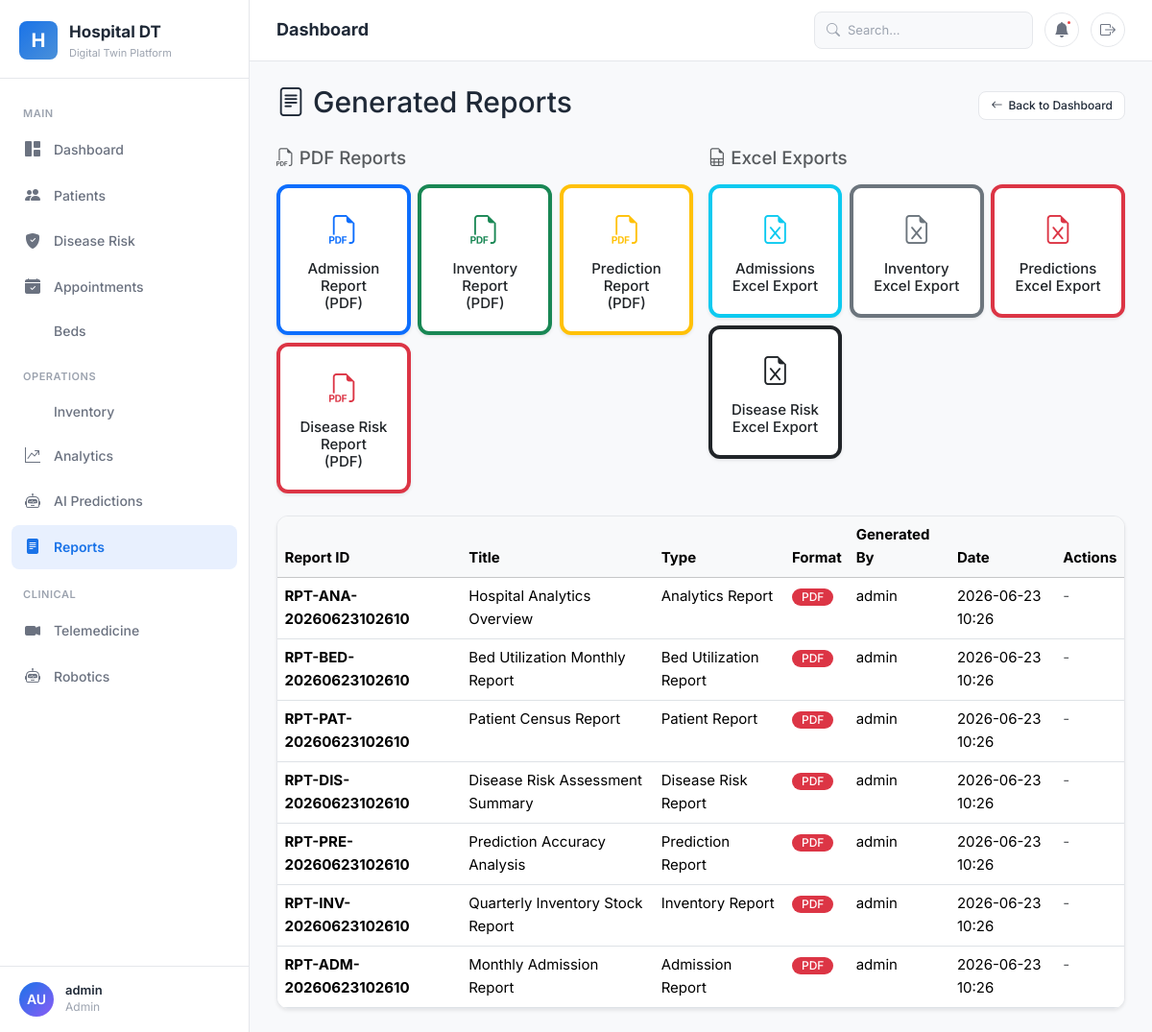
The app's page /reports/ (signed in) with its own data.
### accounts/models.py (models this page shows, shortened)
class UserRole(models.Model):
    ROLE_CHOICES = [
        ('admin', 'Admin'),
        ('staff', 'Staff'),
        ('patient', 'Patient'),
    ]
    user = models.OneToOneField(User, on_delete=models.CASCADE)
    role = models.CharField(max_length=20, choices=ROLE_CHOICES)
    phone = models.CharField(max_length=15, blank=True)
    address = models.TextField(blank=True)
    created_at = models.DateTimeField(auto_now_add=True)

### reports/models.py (models this page shows, shortened)
class Report(models.Model):
    REPORT_TYPE_CHOICES = [
        ('admission', 'Admission Report'),
        ('inventory', 'Inventory Report'),
        ('prediction', 'Prediction Report'),
        ('disease_risk', 'Disease Risk Report'),
        ('patient', 'Patient Report'),
        ('bed_utilization', 'Bed Utilization Report'),
        ('analytics', 'Analytics Report'),
    ]
    report_id = models.CharField(max_length=20, unique=True)
    report_type = models.CharField(max_length=50, choices=REPORT_TYPE_CHOICES)
    title = models.CharField(max_length=200)
    description = models.TextField(blank=True)
    generated_by = models.ForeignKey(User, on_delete=models.SET_NULL, null=True)
    file_path = models.CharField(max_length=500, blank=True)
    format = models.CharField(max_length=10, default='pdf')
    date_range_start = models.DateField(null=True, blank=True)
    date_range_end = models.DateField(null=True, blank=True)
    created_at = models.DateTimeField(auto_now_add=True)
    class Meta:
        ordering = ['-created_at']

### reports/views.py (the view)
# urls.py: path('', views.report_list, name='report_list'),
@admin_required
def report_list(request):
    reports = Report.objects.all()
    return render(request, 'reports/report_list.html', {'reports': reports})

### templates/reports/report_list.html (shortened to what this page needs)
{% extends 'base.html' %}
{% load static %}
{% block content %}
<div class="d-flex justify-content-between align-items-center mb-4">
    <h2><i class="bi bi-file-text"></i> Generated Reports</h2>
    <a href="{% url 'dashboard:home' %}" class="btn btn-outline-secondary btn-sm"><i class="bi bi-arrow-left"></i> Back to Dashboard</a>
</div>
<div class="row g-3 mb-4">
    <div class="col-md-6">
        <h5 class="text-muted mb-3"><i class="bi bi-filetype-pdf"></i> PDF Reports</h5>
        <div class="row g-2">
            <div class="col-md-4">
                <a href="{% url 'reports:generate_admission_report' %}" class="text-decoration-none">
                    <div class="card border-primary border-start border-4 shadow-sm h-100">
                        <div class="card-body text-center">
                            <i class="bi bi-filetype-pdf text-primary" style="font-size: 2rem;"></i>
                            <h6 class="mt-2 mb-0">Admission Report (PDF)</h6>
                        </div>
                    </div>
                </a>
            </div>
            <div class="col-md-4">
                <a href="{% url 'reports:generate_inventory_report' %}" class="text-decoration-none">
                    <div class="card border-success border-start border-4 shadow-sm h-100">
                        <div class="card-body text-center">
                            <i class="bi bi-filetype-pdf text-success" style="font-size: 2rem;"></i>
                            <h6 class="mt-2 mb-0">Inventory Report (PDF)</h6>
                        </div>
                    </div>
                </a>
            </div>
            <div class="col-md-4">
                <a href="{% url 'reports:generate_prediction_report' %}" class="text-decoration-none">
                    <div class="card border-warning border-start border-4 shadow-sm h-100">
                        <div class="card-body text-center">
                            <i class="bi bi-filetype-pdf text-warning" style="font-size: 2rem;"></i>
                            <h6 class="mt-2 mb-0">Prediction Report (PDF)</h6>
                        </div>
                    </div>
                </a>
            </div>
            <div class="col-md-4">
                <a href="{% url 'reports:generate_disease_risk_report' %}" class="text-decoration-none">
                    <div class="card border-danger border-start border-4 shadow-sm h-100">
                        <div class="card-body text-center">
                            <i class="bi bi-filetype-pdf text-danger" style="font-size: 2rem;"></i>
                            <h6 class="mt-2 mb-0">Disease Risk Report (PDF)</h6>
                        </div>
                    </div>
                </a>
            </div>
        </div>
    </div>
    <div class="col-md-6">
        <h5 class="text-muted mb-3"><i class="bi bi-file-earmark-spreadsheet"></i> Excel Exports</h5>
        <div class="row g-2">
            <div class="col-md-4">
                <a href="{% url 'reports:export_admissions_excel' %}" class="text-decoration-none">
                    <div class="card border-info border-start border-4 shadow-sm h-100">
                        <div class="card-body text-center">
                            <i class="bi bi-file-earmark-excel text-info" style="font-size: 2rem;"></i>
                            <h6 class="mt-2 mb-0">Admissions Excel Export</h6>
                        </div>
                    </div>
                </a>
            </div>
            <div class="col-md-4">
                <a href="{% url 'reports:export_inventory_excel' %}" class="text-decoration-none">
                    <div class="card border-secondary border-start border-4 shadow-sm h-100">
                        <div class="card-body text-center">
                            <i class="bi bi-file-earmark-excel text-secondary" style="font-size: 2rem;"></i>
                            <h6 class="mt-2 mb-0">Inventory Excel Export</h6>
                        </div>
                    </div>
                </a>
            </div>
            <div class="col-md-4">
                <a href="{% url 'reports:export_predictions_excel' %}" class="text-decoration-none">
                    <div class="card border-danger border-start border-4 shadow-sm h-100">
                        <div class="card-body text-center">
                            <i class="bi bi-file-earmark-excel text-danger" style="font-size: 2rem;"></i>
                            <h6 class="mt-2 mb-0">Predictions Excel Export</h6>
                        </div>
                    </div>
                </a>
            </div>
            <div class="col-md-4">
                <a href="{% url 'reports:export_disease_risk_excel' %}" class="text-decoration-none">
                    <div class="card border-dark border-start border-4 shadow-sm h-100">
                        <div class="card-body text-center">
                            <i class="bi bi-file-earmark-excel text-dark" style="font-size: 2rem;"></i>
                            <h6 class="mt-2 mb-0">Disease Risk Excel Export</h6>
                        </div>
                    </div>
                </a>
            </div>
        </div>
    </div>
</div>
<div class="card shadow-sm">
    <div class="card-body p-0">
        <div class="table-responsive">
            <table class="table table-hover mb-0">
                <thead class="table-light">
                    <tr>
                        <th>Report ID</th>
                        <th>Title</th>
                        <th>Type</th>
                        <th>Format</th>
                        <th>Generated By</th>
                        <th>Date</th>
                        <th>Actions</th>
                    </tr>
                </thead>
                <tbody>
                    {% for report in reports %}
                    <tr>
                        <td><strong>{{ report.report_id }}</strong></td>
                        <td>{{ report.title }}</td>
                        <td>{{ report.get_report_type_display }}</td>
                        <td>
                            <span class="badge bg-{% if report.format == 'pdf' %}danger{% else %}success{% endif %}">
                                {{ report.format|upper }}
                            </span>
                        </td>
                        <td>{{ report.generated_by.username|default:"-" }}</td>
                        <td>{{ report.created_at|date:"Y-m-d H:i" }}</td>
                        <td>
                            {% if report.file_path %}
                            <a href="{{ report.file_path.url }}" class="btn btn-sm btn-primary" title="Download"><i class="bi bi-download"></i></a>
                            {% else %}
                            <span class="text-muted">-</span>
                            {% endif %}
                        </td>
                    </tr>
                    {% endfor %}
                </tbody>
            </table>
        </div>
    </div>
</div>
{% endblock %}

### templates/base.html (shortened to what this page needs)
<!DOCTYPE html>
{% load static %}
<html lang="en">
<head>
  <link href="https://cdn.jsdelivr.net/npm/bootstrap@5.3.3/dist/css/bootstrap.min.css" rel="stylesheet">
  <link href="https://cdn.jsdelivr.net/npm/bootstrap-icons@1.11.3/font/bootstrap-icons.min.css" rel="stylesheet">
  <link href="{% static 'css/minimal.css' %}" rel="stylesheet">
</head>
<body>
{% if user.is_authenticated or request.session.patient_name %}
<aside class="sidebar" id="sidebar">
  <div class="sidebar-brand">
    <div class="brand-icon">H</div>
    <div>
      <div class="brand-text">Hospital DT</div>
      <div class="brand-sub">Digital Twin Platform</div>
    </div>
  </div>
  <nav class="sidebar-nav">
    {% if user.is_authenticated %}
    {% with role=user.userrole.role %}
    <div class="nav-section">Main</div>
    <a href="{% url 'dashboard:home' %}" class="nav-item">
      <span class="nav-icon"><i class="bi bi-grid-1x2-fill"></i></span>
      Dashboard
    </a>
    <a href="{% url 'patients:patient_list' %}" class="nav-item">
      <span class="nav-icon"><i class="bi bi-people-fill"></i></span>
      Patients
    </a>
    <a href="{% url 'disease_risk:risk_assessment' %}" class="nav-item">
      <span class="nav-icon"><i class="bi bi-shield-fill-check"></i></span>
      Disease Risk
    </a>
    <a href="{% url 'appointments:appointment_list' %}" class="nav-item">
      <span class="nav-icon"><i class="bi bi-calendar-check-fill"></i></span>
      Appointments
    </a>
    <a href="{% url 'beds:bed_list' %}" class="nav-item">
      Beds
    </a>
    <div class="nav-section">Operations</div>
    <a href="{% url 'inventory:inventory_dashboard' %}" class="nav-item">
      Inventory
    </a>
    <a href="{% url 'analytics:analytics_dashboard' %}" class="nav-item">
      <span class="nav-icon"><i class="bi bi-graph-up-arrow"></i></span>
      Analytics
    </a>
    <a href="{% url 'predictions:prediction_dashboard' %}" class="nav-item">
      <span class="nav-icon"><i class="bi bi-robot"></i></span>
      AI Predictions
    </a>
    <a href="{% url 'reports:report_list' %}" class="nav-item">
      <span class="nav-icon"><i class="bi bi-file-text-fill"></i></span>
      Reports
    </a>
    <div class="nav-section">Clinical</div>
    <a href="{% url 'telemedicine:session_list' %}" class="nav-item">
      <span class="nav-icon"><i class="bi bi-camera-video-fill"></i></span>
      Telemedicine
    </a>
    <a href="{% url 'robotics:robot_list' %}" class="nav-item">
      <span class="nav-icon"><i class="bi bi-robot"></i></span>
      Robotics
    </a>
    {% endwith %}
    {% endif %}
  </nav>
  <div class="sidebar-footer">
    <div class="user-info">
      {% if user.is_authenticated %}
      <div class="user-avatar">{{ user.first_name|first|default:"A" }}{{ user.last_name|first|default:"U" }}</div>
      <div>
        <div class="user-name">{{ user.get_full_name|default:user.username }}</div>
        <div class="user-role">{{ user.userrole.role|default:"Staff"|title }}</div>
      </div>
      {% elif request.session.patient_name %}
      <div class="user-avatar">{{ request.session.patient_name|first|default:"P" }}</div>
      <div>
        <div class="user-name">{{ request.session.patient_name }}</div>
        <div class="user-role">Patient</div>
      </div>
      {% endif %}
    </div>
  </div>
</aside>
<div class="main-content">
  <header class="top-header">
    <div class="header-left">
      <span class="page-title">{% block page_title %}Dashboard{% endblock %}</span>
    </div>
    <div class="header-right">
      {% if user.is_authenticated %}
      <div class="search-box">
        <i class="bi bi-search search-icon"></i>
        <input type="text" placeholder="Search..." id="globalSearch">
      </div>
      <button class="header-btn" title="Notifications">
        <i class="bi bi-bell-fill"></i>
        <span class="dot"></span>
      </button>
      {% endif %}
      <a href="{% url 'accounts:logout' %}" class="header-btn" title="Logout">
        <i class="bi bi-box-arrow-right"></i>
      </a>
    </div>
  </header>
  <div class="page-content">
    {% block content %}{% endblock %}
  </div>
</div>
{% endif %}
</body>
</html>

### records on screen
Report: report_id "RPT-ANA-20260623102610", title "Hospital Analytics Overview", report_type "Analytics Report", format "PDF", generated_by.username "admin", created_at "2026-06-23 10:26"
Report: report_id "RPT-BED-20260623102610", title "Bed Utilization Monthly Report", report_type "Bed Utilization Report", format "PDF", generated_by.username "admin", created_at "2026-06-23 10:26"
Report: report_id "RPT-PAT-20260623102610", title "Patient Census Report", report_type "Patient Report", format "PDF", generated_by.username "admin", created_at "2026-06-23 10:26"
Report: report_id "RPT-DIS-20260623102610", title "Disease Risk Assessment Summary", report_type "Disease Risk Report", format "PDF", generated_by.username "admin", created_at "2026-06-23 10:26"
Report: report_id "RPT-PRE-20260623102610", title "Prediction Accuracy Analysis", report_type "Prediction Report", format "PDF", generated_by.username "admin", created_at "2026-06-23 10:26"
Report: report_id "RPT-INV-20260623102610", title "Quarterly Inventory Stock Report", report_type "Inventory Report", format "PDF", generated_by.username "admin", created_at "2026-06-23 10:26"
Report: report_id "RPT-ADM-20260623102610", title "Monthly Admission Report", report_type "Admission Report", format "PDF", generated_by.username "admin", created_at "2026-06-23 10:26"

### other values on screen
{{ user.first_name|first|default:"A" }} "A"
{{ user.last_name|first|default:"U" }} "U"
{{ user.get_full_name|default:user.username }} "admin"
{{ user.userrole.role|default:"Staff"|title }} "Admin"
